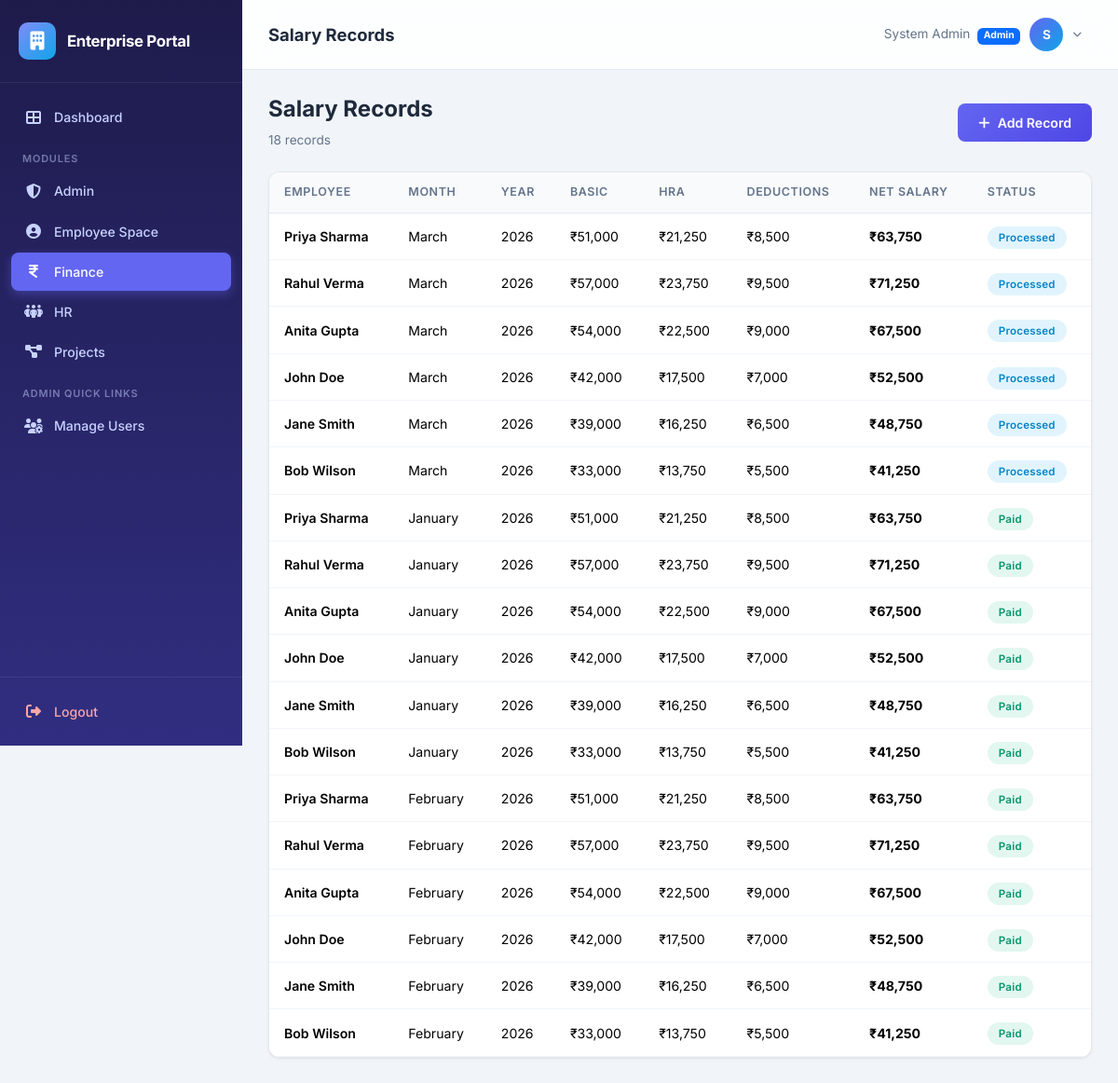
The page /finance/salaries (signed in) on the database its author committed.
### app/models.py (models this page shows, shortened)
class Module(db.Model):
    __tablename__ = 'modules'
    id = db.Column(db.Integer, primary_key=True)
    name = db.Column(db.String(50), unique=True, nullable=False)
    slug = db.Column(db.String(50), unique=True, nullable=False)
    description = db.Column(db.String(200), default='')
    icon = db.Column(db.String(50), default='fas fa-cube')

class User(UserMixin, db.Model):
    __tablename__ = 'users'
    id = db.Column(db.Integer, primary_key=True)
    username = db.Column(db.String(80), unique=True, nullable=False, index=True)
    email = db.Column(db.String(120), unique=True, nullable=False)
    password_hash = db.Column(db.String(256), nullable=False)
    full_name = db.Column(db.String(150), nullable=False)
    phone = db.Column(db.String(20), default='')
    is_admin = db.Column(db.Boolean, default=False)
    is_active_user = db.Column(db.Boolean, default=True)
    must_change_password = db.Column(db.Boolean, default=False)
    created_at = db.Column(db.DateTime, default=datetime.utcnow)
    modules = db.relationship('Module', secondary='user_modules', backref=db.backref('users', lazy='dynamic'))
    employee = db.relationship('Employee', backref='user', uselist=False, lazy='joined')
    tasks_assigned = db.relationship('Task', backref='assignee', foreign_keys='Task.assigned_to')
    expenses = db.relationship('Expense', backref='submitter', foreign_keys='Expense.submitted_by')
    projects_created = db.relationship('Project', backref='creator', foreign_keys='Project.created_by')
    @property
    def is_active(self):
        return self.is_active_user

class SalaryRecord(db.Model):
    __tablename__ = 'salary_records'
    id = db.Column(db.Integer, primary_key=True)
    employee_id = db.Column(db.Integer, db.ForeignKey('employees.id', ondelete='CASCADE'), nullable=False)
    month = db.Column(db.String(20), nullable=False)         # e.g. "January"
    year = db.Column(db.Integer, nullable=False)
    basic = db.Column(db.Float, default=0.0)
    hra = db.Column(db.Float, default=0.0)
    deductions = db.Column(db.Float, default=0.0)
    net_salary = db.Column(db.Float, default=0.0)
    status = db.Column(db.String(20), default='Pending')     # Pending, Processed, Paid
    __table_args__ = (db.UniqueConstraint('employee_id', 'month', 'year', name='uq_emp_month_year'),)

### app/finance/routes.py (the view)
@bp.route('/salaries')
@module_required('finance')
def salaries():
    records = SalaryRecord.query.order_by(SalaryRecord.year.desc(),
                                           SalaryRecord.month.desc()).all()
    return render_template('finance/salaries.html', records=records)

### app/templates/finance/salaries.html (shortened to what this page needs)
{% extends "base.html" %}
{% block page_title %}Salary Records{% endblock %}
{% block content %}
<div class="d-flex justify-content-between align-items-center mb-4">
    <div>
        <h4 style="font-weight:700;">Salary Records</h4>
        <p style="color:var(--text-secondary); font-size:0.85rem; margin:0;">{{ records | length }} records</p>
    </div>
    <a href="{{ url_for('finance.add_salary') }}" class="btn btn-primary" id="btn-add-salary">
        <i class="fas fa-plus me-2"></i>Add Record
    </a>
</div>
<div class="data-card">
    <div class="table-responsive">
        <table class="table" id="salary-table">
            <thead>
                <tr>
                    <th>Employee</th>
                    <th>Month</th>
                    <th>Year</th>
                    <th>Basic</th>
                    <th>HRA</th>
                    <th>Deductions</th>
                    <th>Net Salary</th>
                    <th>Status</th>
                </tr>
            </thead>
            <tbody>
                {% for rec in records %}
                <tr>
                    <td class="fw-semibold">{{ rec.employee.user.full_name }}</td>
                    <td>{{ rec.month }}</td>
                    <td>{{ rec.year }}</td>
                    <td>₹{{ "{:,.0f}".format(rec.basic) }}</td>
                    <td>₹{{ "{:,.0f}".format(rec.hra) }}</td>
                    <td>₹{{ "{:,.0f}".format(rec.deductions) }}</td>
                    <td class="fw-bold">₹{{ "{:,.0f}".format(rec.net_salary) }}</td>
                    <td><span class="badge-status badge-{{ rec.status | lower }}">{{ rec.status }}</span></td>
                </tr>
                {% else %}
                <tr><td colspan="8" class="text-center py-4" style="color:var(--text-secondary);">No salary records</td></tr>
                {% endfor %}
            </tbody>
        </table>
    </div>
</div>
{% endblock %}

### app/templates/base.html (shortened to what this page needs)
<!DOCTYPE html>
<html lang="en">
<head>
    <link href="https://cdn.jsdelivr.net/npm/bootstrap@5.3.3/dist/css/bootstrap.min.css" rel="stylesheet">
    <link href="https://cdnjs.cloudflare.com/ajax/libs/font-awesome/6.5.1/css/all.min.css" rel="stylesheet">
    <link rel="stylesheet" href="{{ url_for('static', filename='css/style.css') }}">
</head>
<body>
    <aside id="sidebar" class="sidebar">
        <div class="sidebar-brand">
            <div class="brand-icon">
                <i class="fas fa-building"></i>
            </div>
            <h5>Enterprise Portal</h5>
        </div>
        <nav class="sidebar-nav">
            <a href="{{ url_for('main_dashboard') }}" class="nav-link">
                <i class="fas fa-th-large"></i>
                <span>Dashboard</span>
            </a>
            <div class="nav-label">Modules</div>
            {% for mod in user_modules %}
                {% if mod.slug == 'admin' %}
                <a href="{{ url_for('admin.dashboard') }}" class="nav-link" id="nav-admin">
                    <i class="fas fa-shield-halved"></i>
                    <span>Admin</span>
                </a>
                {% elif mod.slug == 'hr' %}
                <a href="{{ url_for('hr.dashboard') }}" class="nav-link" id="nav-hr">
                    <i class="fas fa-people-group"></i>
                    <span>HR</span>
                </a>
                {% elif mod.slug == 'pm' %}
                <a href="{{ url_for('pm.dashboard') }}" class="nav-link" id="nav-pm">
                    <i class="fas fa-diagram-project"></i>
                    <span>Projects</span>
                </a>
                {% elif mod.slug == 'finance' %}
                <a href="{{ url_for('finance.dashboard') }}" class="nav-link" id="nav-finance">
                    <i class="fas fa-indian-rupee-sign"></i>
                    <span>Finance</span>
                </a>
                {% elif mod.slug == 'employee' %}
                <a href="{{ url_for('employee.dashboard') }}" class="nav-link" id="nav-employee">
                    <i class="fas fa-user-circle"></i>
                    <span>Employee Space</span>
                </a>
                {% endif %}
            {% endfor %}
            {% if current_user.is_admin %}
            <div class="nav-label">Admin Quick Links</div>
            <a href="{{ url_for('admin.users') }}" class="nav-link">
                <i class="fas fa-users-cog"></i>
                <span>Manage Users</span>
            </a>
            {% endif %}
        </nav>
        <div class="sidebar-footer">
            <a href="{{ url_for('auth.logout') }}" class="nav-link">
                <i class="fas fa-right-from-bracket"></i>
                <span>Logout</span>
            </a>
        </div>
    </aside>
    <div class="main-content">
        <header class="top-navbar">
            <div class="d-flex align-items-center gap-3">
                <h1 class="page-title">{% block page_title %}Dashboard{% endblock %}</h1>
            </div>
            <div class="user-dropdown">
                <button class="user-dropdown-toggle" id="userDropdownBtn" type="button">
                    <span class="d-none d-md-inline" style="font-size:0.85rem; color: var(--text-secondary);">
                        {{ current_user.full_name }}
                        {% if current_user.is_admin %}
                            <span class="badge bg-primary ms-1" style="font-size:0.65rem;">Admin</span>
                        {% endif %}
                    </span>
                    <div class="user-avatar">
                        {{ current_user.full_name[0] | upper }}
                    </div>
                    <i class="fas fa-chevron-down" style="font-size:0.6rem; color:var(--text-secondary);"></i>
                </button>
            </div>
        </header>
        <div class="page-body">
            {% block content %}{% endblock %}
        </div>
    </div>
</body>
</html>

### rows shown on the page
User: full_name "System Admin", full_name "S"
SalaryRecord: employee.user.full_name "Priya Sharma", month "March", year "2026", basic "51,000", hra "21,250", deductions "8,500", net_salary "63,750", status "Processed"
SalaryRecord: employee.user.full_name "Rahul Verma", month "March", year "2026", basic "57,000", hra "23,750", deductions "9,500", net_salary "71,250", status "Processed"
SalaryRecord: employee.user.full_name "Anita Gupta", month "March", year "2026", basic "54,000", hra "22,500", deductions "9,000", net_salary "67,500", status "Processed"
SalaryRecord: employee.user.full_name "John Doe", month "March", year "2026", basic "42,000", hra "17,500", deductions "7,000", net_salary "52,500", status "Processed"
SalaryRecord: employee.user.full_name "Jane Smith", month "March", year "2026", basic "39,000", hra "16,250", deductions "6,500", net_salary "48,750", status "Processed"
SalaryRecord: employee.user.full_name "Bob Wilson", month "March", year "2026", basic "33,000", hra "13,750", deductions "5,500", net_salary "41,250", status "Processed"
SalaryRecord: employee.user.full_name "Priya Sharma", month "January", year "2026", basic "51,000", hra "21,250", deductions "8,500", net_salary "63,750", status "Paid"
SalaryRecord: employee.user.full_name "Rahul Verma", month "January", year "2026", basic "57,000", hra "23,750", deductions "9,500", net_salary "71,250", status "Paid"
SalaryRecord: employee.user.full_name "Anita Gupta", month "January", year "2026", basic "54,000", hra "22,500", deductions "9,000", net_salary "67,500", status "Paid"
SalaryRecord: employee.user.full_name "John Doe", month "January", year "2026", basic "42,000", hra "17,500", deductions "7,000", net_salary "52,500", status "Paid"
SalaryRecord: employee.user.full_name "Jane Smith", month "January", year "2026", basic "39,000", hra "16,250", deductions "6,500", net_salary "48,750", status "Paid"
SalaryRecord: employee.user.full_name "Bob Wilson", month "January", year "2026", basic "33,000", hra "13,750", deductions "5,500", net_salary "41,250", status "Paid"
SalaryRecord: employee.user.full_name "Priya Sharma", month "February", year "2026", basic "51,000", hra "21,250", deductions "8,500", net_salary "63,750", status "Paid"
SalaryRecord: employee.user.full_name "Rahul Verma", month "February", year "2026", basic "57,000", hra "23,750", deductions "9,500", net_salary "71,250", status "Paid"
SalaryRecord: employee.user.full_name "Anita Gupta", month "February", year "2026", basic "54,000", hra "22,500", deductions "9,000", net_salary "67,500", status "Paid"
SalaryRecord: employee.user.full_name "John Doe", month "February", year "2026", basic "42,000", hra "17,500", deductions "7,000", net_salary "52,500", status "Paid"
SalaryRecord: employee.user.full_name "Jane Smith", month "February", year "2026", basic "39,000", hra "16,250", deductions "6,500", net_salary "48,750", status "Paid"
SalaryRecord: employee.user.full_name "Bob Wilson", month "February", year "2026", basic "33,000", hra "13,750", deductions "5,500", net_salary "41,250", status "Paid"

### other values the page prints
{{ records | length }} "18"
